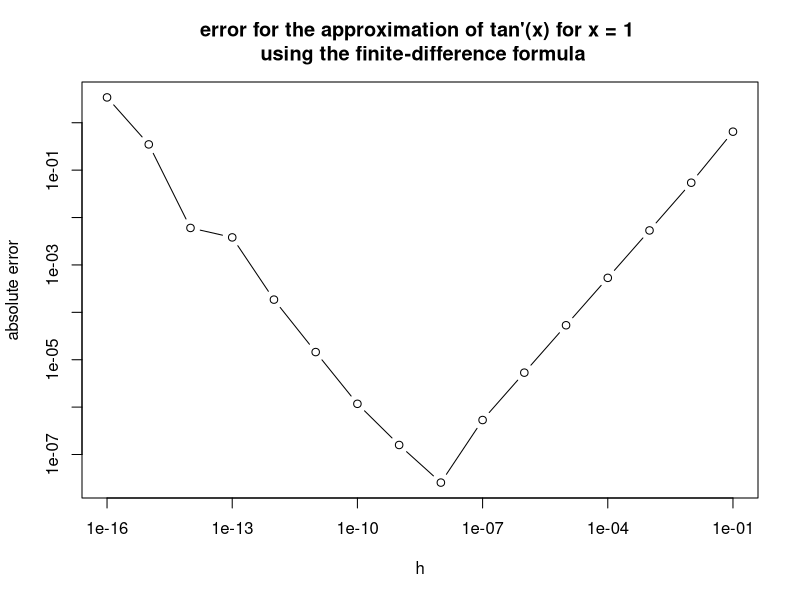

Recreate this plot in R.
## ---- chunk 1
x <- 1.23456
y <- 1.23579

# R uses binary numbers, so the result is not exactly 0.00123
print(y - x)
print(y - x, digits = 16)

# exponents of x, y and y - x: 0, 0 and -3
format(c(x, y, y - x), scientific = TRUE)

## ---- chunk 2
n_bits <- 23 #number of fraction bits
e_max <- 127  #largest exponent
e_min <- -126 #smallest exponent

largest <- (2 - 2^(-n_bits)) * 2^e_max 
#biggest mantissa (all fraction bits are basically 1) * biggest exponent
largest

smallest <- 2^(-n_bits) * 2^e_min 
#denormalized, so only the last fraction bit is 1
smallest


## ---- chunk 3
spacing <- function(b, p, e_min, e_max) {
  min_spacing <- b^(e_min - p + 1)
  max_spacing <- b^(e_max - p + 1)
  c(min = min_spacing, max = max_spacing)
}

# small example: b = 10, p = 3, exponents from -2 to 2
spacing(10, 3, -2, 2)

# IEEE double precision: b = 2, p = 53, exponents from -1022 to 1023
spacing(2, 53, -1022, 1023)
## ---- chunk 4
 x_small <- 2^-1022 # smallest normalized number
(x_small + 2^-1074) - x_small == 2^-1074 # the next number up is exactly 2^-1074 away

x_big <- .Machine$double.xmax # largest number, all digits 1 with e = 1023
x_big - (x_big - 2^971) == 2^971 # the number below it is exactly 2^971 away
## ---- chunk 5
x <- c(0, 7, 8)
x[0.9999999999999999]
x[0.99999999999999999]
## ---- chunk 6

# smallest epsilon with 1 + epsilon != 1
epsilon_plus <- function() {
  epsilon <- 1
  while (1 + epsilon / 2 != 1) {
    epsilon <- epsilon / 2
  }
  return(epsilon)
}

# smallest epsilon with 1 - epsilon != 1
epsilon_minus <- function() {
  epsilon <- 1
  while (1 - epsilon / 2 != 1) {
    epsilon <- epsilon / 2
  }
  return(epsilon)
}

epsilon_plus()
epsilon_minus()

# comparison with 2^(-52), 2^(-53) and R's built-in values
epsilon_plus() == 2^(-52)
epsilon_plus() == .Machine$double.eps
epsilon_minus() == 2^(-53)
epsilon_minus() == .Machine$double.neg.eps

# why the two epsilons differ
1 + 2^(-53) == 1
1 + 2^(-52) == 1
1 - 2^(-54) == 1
1 - 2^(-53) == 1
## ---- chunk 7
# 63 ----------------------------------------------------------------------
#Find three floating-point numbers a, b and c for which addition is not associative, i.e., for
#which (a +b)+c ̸ = a+(b+c).

a<- 1
b<- 10^16
c<--10^16

(a+b) + c
a + (b+c)
## ---- chunk 8

# log(exp(x)) = x fails for x = 0.1
x <- 0.1
log(exp(x)) == x
log(exp(x)) - x

# exp(log(x)) = x also fails for x = 0.1
exp(log(x)) == x
exp(log(x)) - x

# approximately: all.equal allows for a small relative difference
x <- c(0.1, 0.5, 1.5, 2, 3, 5, 10, 100)
all.equal(log(exp(x)), x)
all.equal(exp(log(x)), x)

# but not for extreme values
log(exp(1000)) #exp(1000) overflows
log(exp(-1000)) #exp(-1000) underflows to 0
log(exp(1e-20)) #exp(1e-20) is rounded to 1
## ---- chunk 9

e <- function(n) {(1 + 1/n)^n}

k <- 1:20
n <- 10^k
e <- e(n)
print(e, digits = 10)
error <- abs(e - exp(1)) #absolute error
error

which.min(error) #to find the smallest one
which.max(error) #to find the largest one

#checks
1 + 1/10^16 == 1

## ---- chunk 10
approx_e <- function(n = NULL, h = NULL) {
  if (!is.null(n)) { # first definition with n
    return((1 + 1/n)^n)
  }
  else if (!is.null(h)) { # second definition with h
    return((1 + h)^(1/h))
  }
  else {
    stop("Please provide either n or h.")
  }
}

approx_e(n = 1e6)
approx_e(h = 1e-6)
exp(1)
## ---- chunk 11
correct_digits <- function(approx) {
  error <- abs(approx - exp(1))
  if (error == 0) {
    return(16) # matches exp(1) in every digit a double can store
  }
  max(0, floor(-log10(error)))
}
## ---- chunk 12
k <- 1:16
digits_n <- sapply(k, function(k) correct_digits(approx_e(n = 10^k)))
digits_h <- sapply(k, function(k) correct_digits(approx_e(h = 10^-k)))
data.frame(k, digits_n, digits_h)
## ---- chunk 13
k <- c(10, 20, 30, 40, 50, 51, 52, 53)
digits_n <- sapply(k, function(k) correct_digits(approx_e(n = 2^k)))
digits_h <- sapply(k, function(k) correct_digits(approx_e(h = 2^-k)))
data.frame(k, digits_n, digits_h)

approx_e(n = 2^52) == exp(1)
## ---- chunk 14
wilson_test <- function(n) {

  big_number <- factorial(n-1) + 1
  remainder  <- big_number %% n
  
  if(remainder == 0) {
    return(TRUE)
  } else {
    return(FALSE)
  }
}

integers <- seq(2,25)
for(i in integers) {
  cat(i, ":", wilson_test(i),"\n")
}

## ---- chunk 15
typeof(factorial(5))
## ---- chunk 16
# Example for a double's step in R after 2^53
2^53+2 == 2^53

2^53+1 == 2^53
## ---- chunk 17
factorial(20-1) + 1 == factorial(20-1)
## ---- chunk 18
#a See Word with L hospital

#b
#(e^x -1) / x

# Vektor für k from 1 to 15 
k <- 1:15

# x-Values 
x <- 10^(-k)

# Function (b): Standard
f_b <- function(x) {
  (exp(x) - 1) / x
}

# Function (c): Mathematic equivalent
f_c <- function(x) {
  (exp(x) - 1) / log(exp(x))
}

# Outcomes
res_b <- f_b(x)
res_c <- f_c(x)

# Data Frame with the different settings
results <- data.frame(
  k = k,
  x = x,
  Values_B = res_b,
  values_C = res_c
)


options(digits = 10) #sets digits after comma
print(results)


#We see:
# For b at first it gets closer to 1, as we expect. 
#but at k around 8 it starts to fall out of line with our theory.
## ---- chunk 19

# f is a function, x the point and h the step size
finite_diff <- function(f, x, h) {
  return((f(x + h) - f(x)) / h)
}

x <- 1
exact <- 1 + tan(x)^2
print(exact, digits = 16)

# example: h = 1e-5
finite_diff(tan, x, 1e-5)

# try h = 10^(-1), ..., 10^(-16)
h <- 10^(-(1:16))
approx <- finite_diff(tan, x, h)
err <- abs(approx - exact)

# h with the smallest error
h[which.min(err)]
min(err)

#plotting the errors
plot(h, err, log = "xy", type = "b", xlab = "h", ylab = "absolute error", main = 
"error for the approximation of tan'(x) for x = 1 \n using the finite-difference formula")

## ---- chunk 20

#classical school formula
classic_s<- function(a, b, c) {(-b + sqrt(b^2 - 4 * a * c)) / (2 * a)}

#alternative formula with same root
alter <- function(a, b, c) { 2 * c / (-b - sqrt(b^2 - 4 * a * c))}

classic_s(1, 10^8, 1)
alter(1, 10^8, 1)
abs(classic_s(1, 10^8, 1) + 1e-8) / 1e-8 #compare to the root
abs(alter(1, 10^8, 1) + 1e-8) / 1e-8

## ---- chunk 21
g <- function(x) {
  1 / (1 - x) - 1 / (1 + x)
}

# for small x the result should be about 2x
x_values <- c(1e-1, 1e-5, 1e-9, 1e-12, 1e-15)
data.frame(x = x_values, g = g(x_values), should_be = 2 * x_values)
## ---- chunk 22
g_better <- function(x) {
  (2 * x) / (1 - x^2)
}

data.frame(x = x_values, g_better = g_better(x_values), should_be = 2 * x_values)
## ---- chunk 23
g_best <- function(x) {
  (2 * x) / ((1 - x) * (1 + x))
}

# close to 1 the two rearrangements start to differ
x_near_1 <- c(1 - 1e-5, 1 - 1e-7, 1 - 1e-9)
rel_diff <- abs(g_better(x_near_1) - g_best(x_near_1)) / abs(g_best(x_near_1))
data.frame(one_minus_x = 1 - x_near_1, g_better = g_better(x_near_1),
           g_best = g_best(x_near_1), rel_diff = rel_diff)

# and for small x it is just as good as g_better
data.frame(x = x_values, g_best = g_best(x_values), should_be = 2 * x_values)
